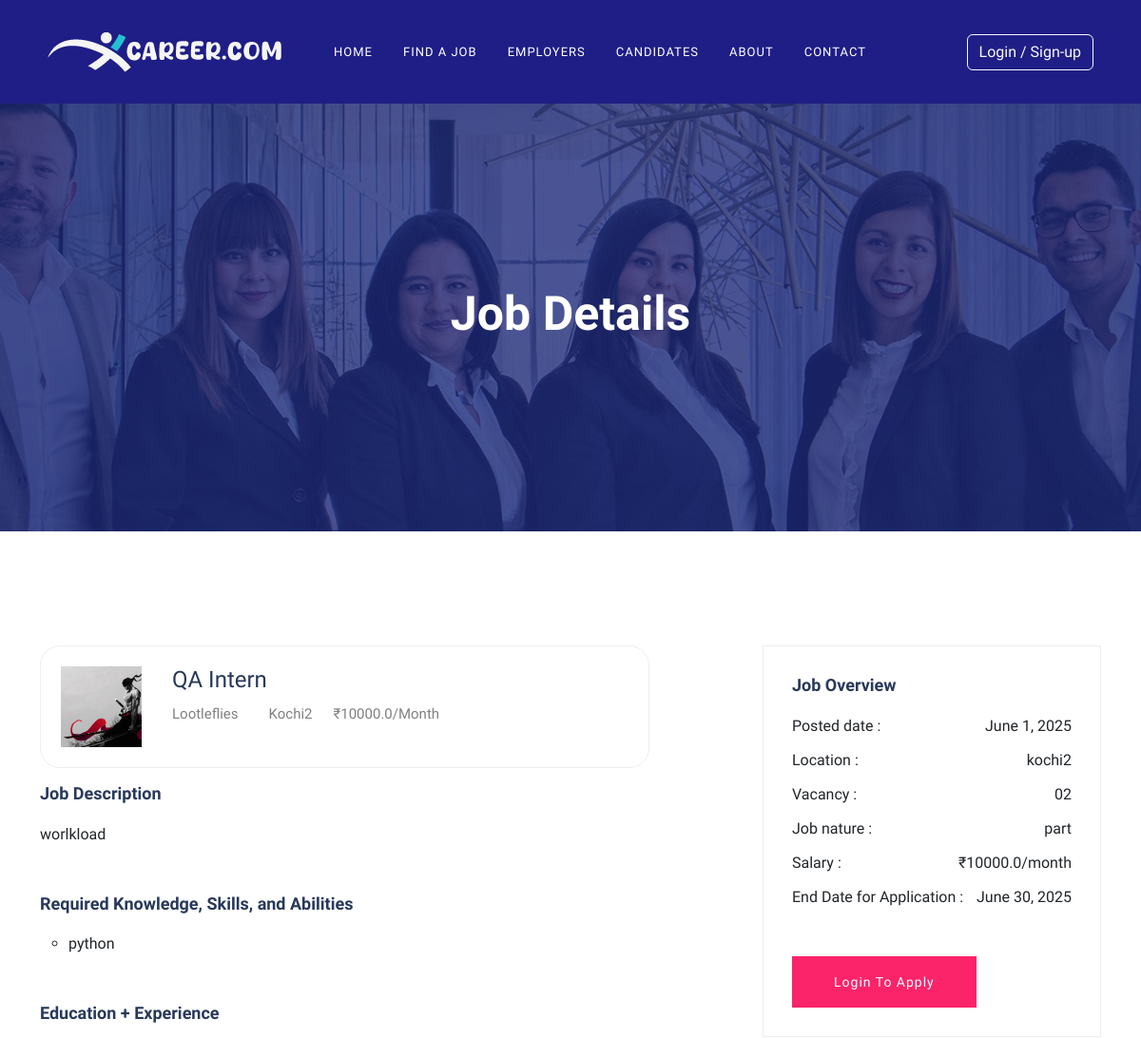
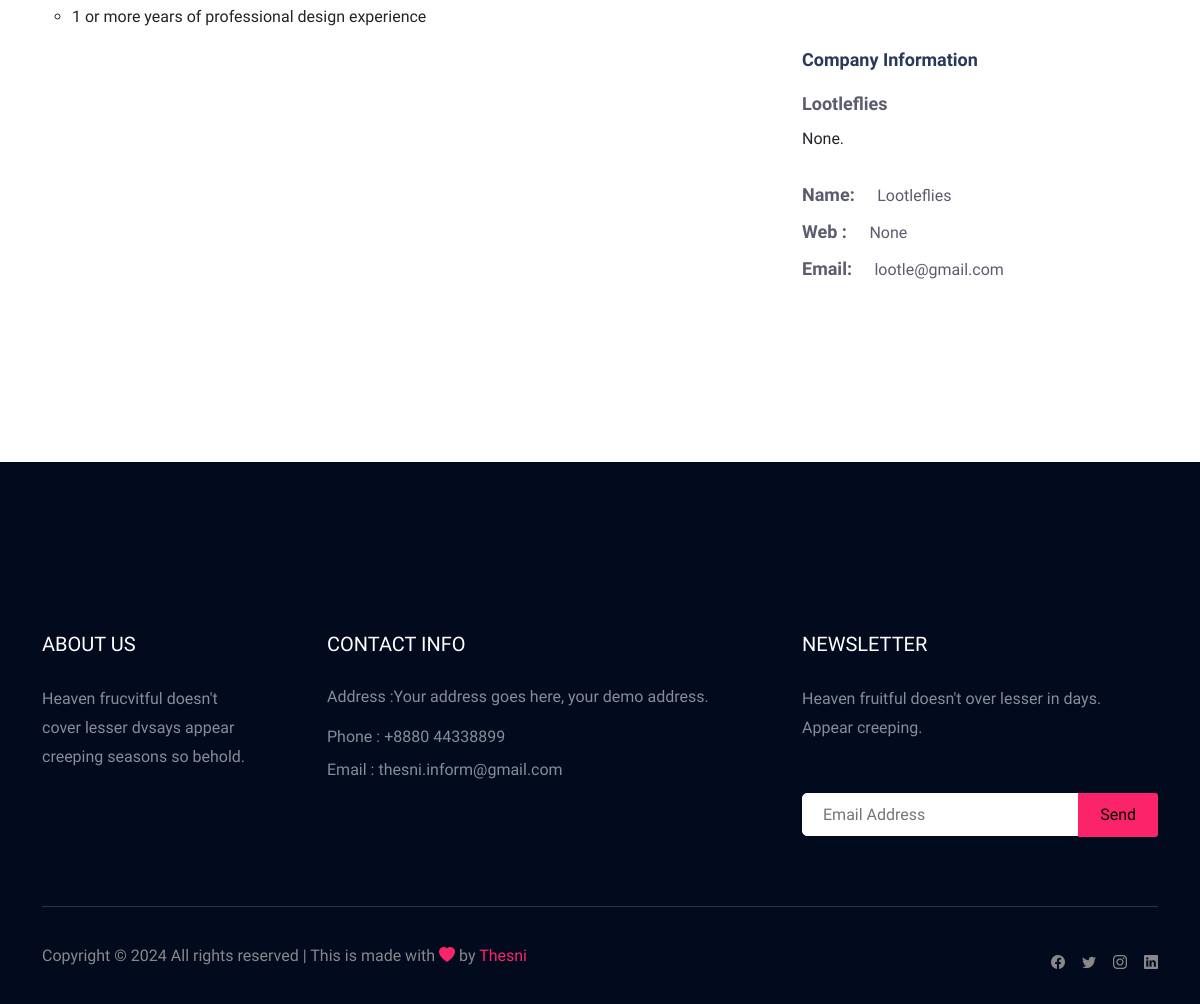
Page /job_details/2/ on the committed database (2 pictures, top to bottom).
### user/models.py (models this page shows, shortened)
class Job(models.Model):
    company = models.ForeignKey(Company, on_delete=models.CASCADE)
    start_date = models.DateField()
    end_date = models.DateField()
    title = models.CharField(max_length=200)
    salary = models.FloatField()
    image = models.ImageField(upload_to="jobs/", null=True, blank=True)
    description = models.TextField(max_length=400)
    experience = models.CharField(max_length=100)
    location = models.CharField(max_length=100)
    skills = models.CharField(max_length=200)
    creation_date = models.DateField()
    featured = models.BooleanField(default=False)
    FULL_TIME = 'full'
    PART_TIME = 'part'
    BOTH = 'both'
    JOB_TYPE_CHOICES = [
        (FULL_TIME, 'Full Time'),
        (PART_TIME, 'Part Time'),
        (BOTH, 'Both (Full-Time and Part-Time)'),
    ]
    OFFICE = 'office'
    HOME = 'home'
    FIELD = 'field'
    WORK_LOCATION_CHOICES = [
        (OFFICE, 'Work from office'),
        (HOME, 'Work from home'),
        (FIELD, 'Field job'),
    ]
    title = models.CharField(max_length=255)
    job_type = models.CharField(max_length=10, choices=JOB_TYPE_CHOICES, default=FULL_TIME)
    work_location = models.CharField(max_length=10, choices=WORK_LOCATION_CHOICES, default=OFFICE)

class Company(models.Model):
    user = models.OneToOneField(User, on_delete=models.CASCADE)
    phone = models.CharField(max_length=10)
    image = models.ImageField(upload_to="companies/", null=True, blank=True)
    type = models.CharField(max_length=15)
    status = models.CharField(max_length=20)
    description = models.TextField(null=True, blank=True)
    company_name = models.CharField(max_length=100)
    website = models.TextField(null=True, blank=True)

### user/views.py (the view)
# urls.py: path('job_details/<int:myid>/', views.job_details, name= 'job_details'),
def job_details(request, myid):
    job = Job.objects.get(id=myid)
    return render(request,"job_details.html", {'job':job})

### user/context_processors.py (called while the page is built, shortened)
def user_role(request):
    user = request.user
    return {'is_applicant': False, 'is_company': False}

### templates/job_details.html (shortened to what this page needs)
{% extends 'base.html' %}
{% block content %}
{% load static %}
<div class="slider-area ">
    <div class="single-slider section-overly slider-height2 d-flex align-items-center"
        data-background="/static/img/about.jpg" style="background-image: url(&quot;/static/img/about.jpg&quot;);">
        <div class="container">
            <div class="row">
                <div class="col-xl-12">
                    <div class="hero-cap text-center">
                        <h2>job details</h2>
                    </div>
                </div>
            </div>
        </div>
    </div>
</div>
<div class="job-post-company pt-120 pb-120">
    <div class="container">
        <div class="row justify-content-between">
            <div class="col-xl-7 col-lg-8">
                <div class="single-job-items mb-50">
                    <div class="job-items">
                        <div class="company-img company-img-details">
                            <a href="#">
                                {% if job.image %}
                                <img src="{{job.image.url}}" alt="">
                                {% else %}
                               <img src="/static/img/user.png" alt="Image" >
                                {% endif %}
                            </a>
                        </div>
                        <div class="job-tittle">
                            <a href="#">
                                <h4>{{job.title}}</h4>
                            </a>
                            <ul>
                                <li>{{job.company.company_name}}</li>
                                <li>{{job.location}}</li>
                                <li>₹{{job.salary}}/month</li>
                            </ul>
                        </div>
                    </div>
                </div>
                <div class="job-post-details">
                    <div class="post-details1 mb-50">
                        <div class="small-section-tittle">
                            <h4>Job Description</h4>
                        </div>
                        <p>{{job.description}}</p>
                    </div>
                    <div class="post-details2  mb-50">
                        <div class="small-section-tittle">
                            <h4>Required Knowledge, Skills, and Abilities</h4>
                        </div>
                        <ul>
                            <li>{{job.skills}}</li>
                        </ul>
                    </div>
                    <div class="post-details2  mb-50">
                        <div class="small-section-tittle">
                            <h4>Education + Experience</h4>
                        </div>
                        <ul>
                            <li>{{job.experience}}  or more years of professional design experience</li>
                        </ul>
                    </div>
                </div>
            </div>
            <div class="col-xl-4 col-lg-4">
                <div class="post-details3  mb-50">
                    <div class="small-section-tittle">
                        <h4>Job Overview</h4>
                    </div>
                    <ul>
                        <li>Posted date : <span>{{job.start_date}}</span></li>
                        <li>Location : <span>{{job.location}}</span></li>
                        <li>Vacancy : <span>02</span></li>
                        <li>Job nature : <span>{{job.job_type}}</span></li>
                        <li>Salary : <span>₹{{job.salary}}/month</span></li>
                        <li>End Date for Application : <span>{{job.end_date}}</span></li>
                    </ul>
                    <div class="apply-btn2">
                        {% if user.is_authenticated %}
                        {% if is_applicant %}
                            <a href="/job_apply/{{job.id}}/" class="btn  post-btn">Apply Now</a>
                        {% else %}
                        <a href="#" class="btn post-btn" disabled>Companies Cannot Apply</a>
                        {% endif %}
                    {% else %}
                        <a href="{% url 'user:login' %}" class="btn post-btn">Login to Apply</a>
                    {% endif %}
                    </div>
                </div>
                <div class="post-details4  mb-50">
                    <div class="small-section-tittle">
                        <h4>Company Information</h4>
                    </div>
                    <span>{{job.company.company_name}}</span>
                    <p>{{job.company.description}}.</p>
                    <ul>
                        <li>Name: <span>{{job.company.company_name}} </span></li>
                        <li>Web : <span> {{job.company.website}}</span></li>
                        <li>Email: <span>{{job.company.user.email}}</span></li>
                    </ul>
                </div>
            </div>
        </div>
    </div>
</div>
{% endblock %}

### static/css/style.css (style rules this page uses)
body { font-family: "Muli", sans-serif; margin: 0; padding: 0; }
p { font-family: "Muli", sans-serif; font-size: 16px; font-weight: normal; }
a { text-decoration: none; }
.section-overly { position: relative; z-index: 0 }
.section-overly::before { position: absolute; content: ""; background-color: rgba(31,43,123,0.8); width: 100%; height: 100%; left: 0; top: 0; bottom: 0; right: 0; z-index: -1; background-repeat: no-repeat }
.single-job-items { padding: 36px 30px; display: flex; justify-content: space-between; flex-wrap: wrap; -webkit-transition: .4s; -moz-transition: .4s; -o-transition: .4s; transition: .4s }
.single-job-items .company-img img { overflow: hidden; float: left; margin-right: 32px; width: 85px; height: 85px; object-fit: cover; z-index: 999 }
.single-job-items .job-tittle a h4 { color: #28395a; text-transform: capitalize; font-size: 24px; -webkit-transition: .4s; -moz-transition: .4s; -o-transition: .4s; transition: .4s }
.single-job-items .job-tittle ul li { display: inline-block; margin-right: 48px; text-transform: capitalize; font-size: 15px; color: #808080; line-height: 1.8 }
.single-job-items .job-tittle ul { padding-left: 0rem; }
.single-job-items .job-tittle ul li { margin-right:18px }
.single-job-items .job-tittle ul li:last-child { margin-right: 0px }
.single-job-items .job-items { display: flex; flex-wrap: wrap }
.slider-height2 { min-height: 450px; background-repeat: no-repeat; background-position: center center; background-size: cover; }
.section-overly { position: relative; z-index: 0; }
.slider-area .hero-cap h2 { color: #fff; font-size: 50px; font-weight: 700; text-transform: capitalize; }
.pb-120 { padding-bottom: 120px; }
.pt-120 { padding-top: 120px; }
.mb-50 { margin-bottom: 50px; }
.small-section-tittle h4 { color: #28395a; font-size: 18px; font-weight: 600; line-height: 1.2; margin-bottom: 20px }
.post-btn { border-radius: 5px; padding: 30px 55px }
.post-btn { background: #fb246a; text-transform: capitalize; color: #fff; cursor: pointer; display: inline-block; font-size: 14px; font-weight: 500; letter-spacing: 1px; line-height: 0; margin-bottom: 0; padding: 27px 44px; border-radius: 0px; margin: 10px; cursor: pointer; transition: color 0.4s linear; position: relative; z-index: 1; border: 0; overflow: hidden; margin: 0 }
.post-btn::before { content: ""; position: absolute; left: 0; top: 0; width: 101%; height: 101%; background: #da2461; z-index: 1; border-radius: 5px; transition: transform 0.5s; transition-timing-function: ease; transform-origin: 0 0; transition-timing-function: cubic-bezier(0.5, 1.6, 0.4, 0.7); transform: scaleX(0); border-radius: 0 }
ul { margin: 0px; padding: 0px; }
li { list-style: none; }
.single-job-items { padding: 21px; display: flex; justify-content: space-between; flex-wrap: wrap; -webkit-transition: .4s; -moz-transition: .4s; -o-transition: .4s; border: 1px solid #eee; transition: .4s; margin-bottom: 16px; border-radius: 21px; }
.post-details2 ul { padding-left: 30px }
.post-details2 ul li { list-style-type: circle }
.post-details3 { padding: 30px 30px 30px 30px; border: 1px solid #ededed; }
.post-details3 ul li { display: flex; justify-content: space-between; margin-bottom: 12px }
.post-details3 ul li:last-child { margin-bottom: 50px }
.post-details4 span { color: #5b5c6e; font-weight: 700; margin-bottom: 10px; display: block; font-size: 18px }
.post-details4 p { margin-bottom: 30px; display: block }
.post-details4 ul li { color: #5b5c6e; font-weight: 700; font-size: 18px; display: block }
.post-details4 ul li span { color: #5b5c6e; font-weight: 400; font-size: 16px; display: inline-block; padding-left: 18px }

### rows in the picture
Job: image (picture), title "QA Intern", company.company_name "Lootleflies", location "Kochi2", salary "10000.0", description "worlkload", skills "python", experience "1", start_date "June 1, 2025", location "kochi2", job_type "part", end_date "June 30, 2025", company.description "None", company.website "None", company.user.email "lootle@gmail.com"
